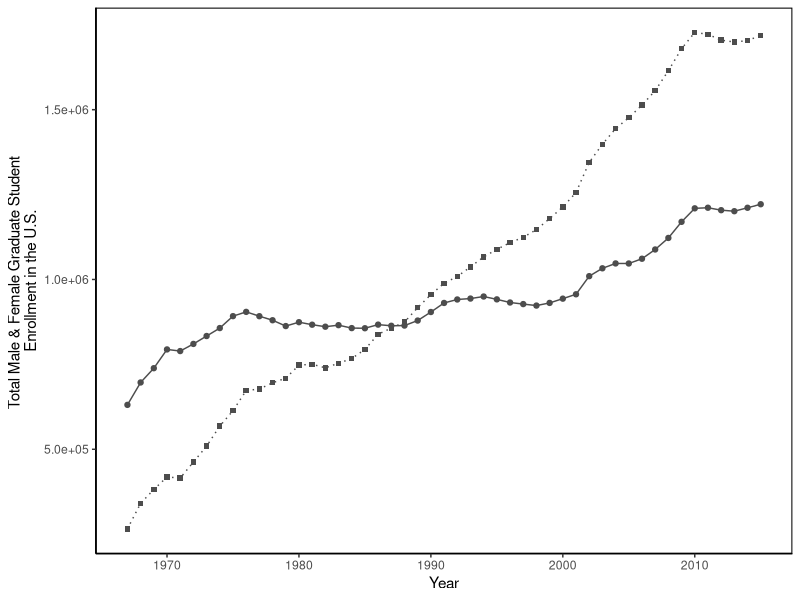

The R source for this figure:
## ---- chunk 1
knitr::opts_chunk$set(echo = TRUE)
## ---- chunk 2

library(tidyverse)

enrollment <- read_csv("grad_enrollment_copy.csv")
## ---- chunk 3

##############################
# subset total males and females
##############################

total_males <- enrollment %>% 
  select(year, total_males) %>% 
  mutate(total = total_males) # change the name of "total_males" column to "total" so that we can plot males and females on same plot with same y-axis

total_females <- enrollment %>% 
  select(year, total_females) %>% 
  mutate(total = total_females) # change the name of "total_females" column to "total" so that we can plot males and females on same plot with same y-axis

##############################
# plot trends through time
##############################

total_enroll_plot <- ggplot(total_males, aes(x = year, y = total)) +
  geom_point(color = "gray30") +
  geom_line(color = "gray30") +
  geom_point(data = total_females, color = "gray30", shape = 15) +
  geom_line(data = total_females, color = "gray30", linetype = "dotted") +
  theme_classic() +
  theme(panel.border = element_rect(colour = "black", fill = NA, size = 0.7)) +
  labs(x = "Year", y = "Total Male & Female Graduate Student \nEnrollment in the U.S.") +
  scale_y_continuous(labels = scales::scientific)
